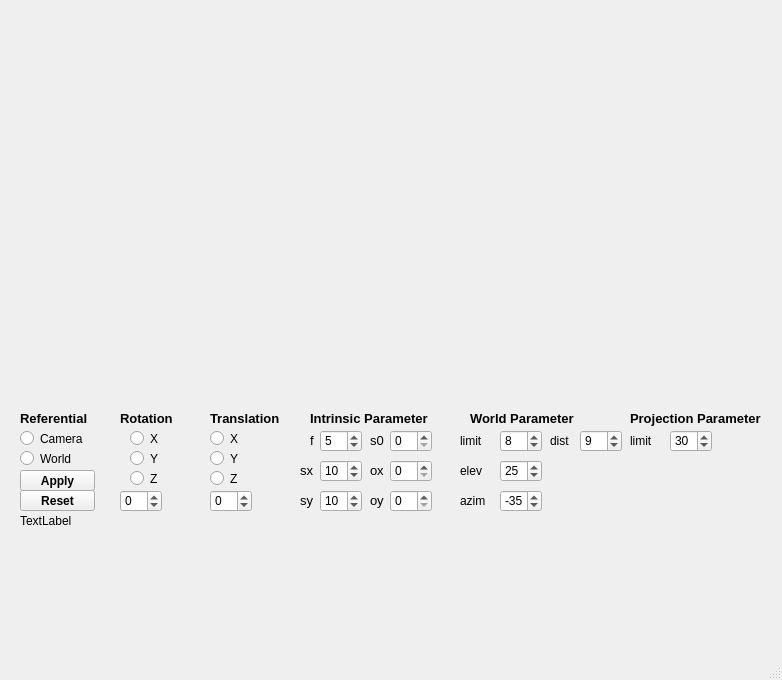
<?xml version="1.0" encoding="UTF-8"?>
<ui version="4.0">
 <class>MainWindow</class>
 <widget class="QMainWindow" name="MainWindow">
  <property name="geometry">
   <rect>
    <x>0</x>
    <y>0</y>
    <width>782</width>
    <height>680</height>
   </rect>
  </property>
  <property name="windowTitle">
   <string>MainWindow</string>
  </property>
  <widget class="QWidget" name="centralwidget">
   <widget class="QLabel" name="referential">
    <property name="geometry">
     <rect>
      <x>20</x>
      <y>410</y>
      <width>101</width>
      <height>16</height>
     </rect>
    </property>
    <property name="font">
     <font>
      <pointsize>10</pointsize>
      <weight>75</weight>
      <bold>true</bold>
     </font>
    </property>
    <property name="text">
     <string>Referential</string>
    </property>
   </widget>
   <widget class="QLabel" name="rotation">
    <property name="geometry">
     <rect>
      <x>120</x>
      <y>410</y>
      <width>61</width>
      <height>16</height>
     </rect>
    </property>
    <property name="font">
     <font>
      <pointsize>10</pointsize>
      <weight>75</weight>
      <bold>true</bold>
     </font>
    </property>
    <property name="text">
     <string>Rotation</string>
    </property>
   </widget>
   <widget class="QSpinBox" name="spinBox_rotation">
    <property name="geometry">
     <rect>
      <x>120</x>
      <y>490</y>
      <width>42</width>
      <height>22</height>
     </rect>
    </property>
    <property name="minimum">
     <number>-360</number>
    </property>
    <property name="maximum">
     <number>360</number>
    </property>
    <property name="singleStep">
     <number>10</number>
    </property>
   </widget>
   <widget class="QSpinBox" name="spinBox_traslation">
    <property name="geometry">
     <rect>
      <x>210</x>
      <y>490</y>
      <width>42</width>
      <height>22</height>
     </rect>
    </property>
    <property name="minimum">
     <number>-10</number>
    </property>
    <property name="maximum">
     <number>10</number>
    </property>
    <property name="singleStep">
     <number>1</number>
    </property>
    <property name="value">
     <number>0</number>
    </property>
   </widget>
   <widget class="QLabel" name="traslation">
    <property name="geometry">
     <rect>
      <x>210</x>
      <y>410</y>
      <width>71</width>
      <height>16</height>
     </rect>
    </property>
    <property name="font">
     <font>
      <pointsize>10</pointsize>
      <weight>75</weight>
      <bold>true</bold>
     </font>
    </property>
    <property name="text">
     <string>Translation</string>
    </property>
   </widget>
   <widget class="QLabel" name="intrinsicParameter">
    <property name="geometry">
     <rect>
      <x>310</x>
      <y>410</y>
      <width>211</width>
      <height>16</height>
     </rect>
    </property>
    <property name="font">
     <font>
      <pointsize>10</pointsize>
      <weight>75</weight>
      <bold>true</bold>
     </font>
    </property>
    <property name="text">
     <string>Intrinsic Parameter</string>
    </property>
   </widget>
   <widget class="QSpinBox" name="spinBox_f">
    <property name="geometry">
     <rect>
      <x>320</x>
      <y>430</y>
      <width>42</width>
      <height>22</height>
     </rect>
    </property>
    <property name="minimum">
     <number>-99</number>
    </property>
    <property name="value">
     <number>5</number>
    </property>
   </widget>
   <widget class="QLabel" name="f">
    <property name="geometry">
     <rect>
      <x>310</x>
      <y>430</y>
      <width>47</width>
      <height>21</height>
     </rect>
    </property>
    <property name="font">
     <font>
      <pointsize>10</pointsize>
     </font>
    </property>
    <property name="text">
     <string>f</string>
    </property>
   </widget>
   <widget class="QLabel" name="sx">
    <property name="geometry">
     <rect>
      <x>300</x>
      <y>460</y>
      <width>47</width>
      <height>21</height>
     </rect>
    </property>
    <property name="font">
     <font>
      <pointsize>10</pointsize>
     </font>
    </property>
    <property name="text">
     <string>sx</string>
    </property>
   </widget>
   <widget class="QSpinBox" name="spinBox_sx">
    <property name="geometry">
     <rect>
      <x>320</x>
      <y>460</y>
      <width>42</width>
      <height>22</height>
     </rect>
    </property>
    <property name="value">
     <number>10</number>
    </property>
   </widget>
   <widget class="QSpinBox" name="spinBox_sy">
    <property name="geometry">
     <rect>
      <x>320</x>
      <y>490</y>
      <width>42</width>
      <height>22</height>
     </rect>
    </property>
    <property name="value">
     <number>10</number>
    </property>
   </widget>
   <widget class="QLabel" name="sy">
    <property name="geometry">
     <rect>
      <x>300</x>
      <y>490</y>
      <width>51</width>
      <height>21</height>
     </rect>
    </property>
    <property name="font">
     <font>
      <pointsize>10</pointsize>
     </font>
    </property>
    <property name="text">
     <string>sy</string>
    </property>
   </widget>
   <widget class="QSpinBox" name="spinBox_s0">
    <property name="geometry">
     <rect>
      <x>390</x>
      <y>430</y>
      <width>42</width>
      <height>22</height>
     </rect>
    </property>
   </widget>
   <widget class="QLabel" name="s0">
    <property name="geometry">
     <rect>
      <x>370</x>
      <y>430</y>
      <width>47</width>
      <height>21</height>
     </rect>
    </property>
    <property name="font">
     <font>
      <pointsize>10</pointsize>
     </font>
    </property>
    <property name="text">
     <string>s0</string>
    </property>
   </widget>
   <widget class="QSpinBox" name="spinBox_ox">
    <property name="geometry">
     <rect>
      <x>390</x>
      <y>460</y>
      <width>42</width>
      <height>22</height>
     </rect>
    </property>
   </widget>
   <widget class="QLabel" name="ox">
    <property name="geometry">
     <rect>
      <x>370</x>
      <y>460</y>
      <width>47</width>
      <height>21</height>
     </rect>
    </property>
    <property name="font">
     <font>
      <pointsize>10</pointsize>
     </font>
    </property>
    <property name="text">
     <string>ox</string>
    </property>
   </widget>
   <widget class="QSpinBox" name="spinBox_oy">
    <property name="geometry">
     <rect>
      <x>390</x>
      <y>490</y>
      <width>42</width>
      <height>22</height>
     </rect>
    </property>
   </widget>
   <widget class="QLabel" name="oy">
    <property name="geometry">
     <rect>
      <x>370</x>
      <y>490</y>
      <width>47</width>
      <height>21</height>
     </rect>
    </property>
    <property name="font">
     <font>
      <pointsize>10</pointsize>
     </font>
    </property>
    <property name="text">
     <string>oy</string>
    </property>
   </widget>
   <widget class="QLabel" name="worldParameter">
    <property name="geometry">
     <rect>
      <x>470</x>
      <y>410</y>
      <width>121</width>
      <height>16</height>
     </rect>
    </property>
    <property name="font">
     <font>
      <pointsize>10</pointsize>
      <weight>75</weight>
      <bold>true</bold>
     </font>
    </property>
    <property name="text">
     <string>World Parameter</string>
    </property>
   </widget>
   <widget class="QLabel" name="projectionParameter">
    <property name="geometry">
     <rect>
      <x>630</x>
      <y>410</y>
      <width>151</width>
      <height>16</height>
     </rect>
    </property>
    <property name="font">
     <font>
      <pointsize>10</pointsize>
      <weight>75</weight>
      <bold>true</bold>
     </font>
    </property>
    <property name="text">
     <string>Projection Parameter</string>
    </property>
   </widget>
   <widget class="QLabel" name="limit">
    <property name="geometry">
     <rect>
      <x>460</x>
      <y>430</y>
      <width>31</width>
      <height>21</height>
     </rect>
    </property>
    <property name="text">
     <string>limit</string>
    </property>
   </widget>
   <widget class="QSpinBox" name="spinBox_limitWorld">
    <property name="geometry">
     <rect>
      <x>500</x>
      <y>430</y>
      <width>42</width>
      <height>22</height>
     </rect>
    </property>
    <property name="value">
     <number>8</number>
    </property>
   </widget>
   <widget class="QSpinBox" name="spinBox_elv">
    <property name="geometry">
     <rect>
      <x>500</x>
      <y>460</y>
      <width>42</width>
      <height>22</height>
     </rect>
    </property>
    <property name="minimum">
     <number>-360</number>
    </property>
    <property name="maximum">
     <number>360</number>
    </property>
    <property name="singleStep">
     <number>5</number>
    </property>
    <property name="value">
     <number>25</number>
    </property>
   </widget>
   <widget class="QLabel" name="elev">
    <property name="geometry">
     <rect>
      <x>460</x>
      <y>460</y>
      <width>31</width>
      <height>21</height>
     </rect>
    </property>
    <property name="text">
     <string>elev</string>
    </property>
   </widget>
   <widget class="QSpinBox" name="spinBox_azim">
    <property name="geometry">
     <rect>
      <x>500</x>
      <y>490</y>
      <width>42</width>
      <height>22</height>
     </rect>
    </property>
    <property name="minimum">
     <number>-360</number>
    </property>
    <property name="maximum">
     <number>360</number>
    </property>
    <property name="singleStep">
     <number>5</number>
    </property>
    <property name="value">
     <number>-35</number>
    </property>
   </widget>
   <widget class="QLabel" name="azim">
    <property name="geometry">
     <rect>
      <x>460</x>
      <y>490</y>
      <width>31</width>
      <height>21</height>
     </rect>
    </property>
    <property name="text">
     <string>azim</string>
    </property>
   </widget>
   <widget class="QSpinBox" name="spinBox_limitProjection">
    <property name="geometry">
     <rect>
      <x>670</x>
      <y>430</y>
      <width>42</width>
      <height>22</height>
     </rect>
    </property>
    <property name="singleStep">
     <number>5</number>
    </property>
    <property name="value">
     <number>30</number>
    </property>
   </widget>
   <widget class="QLabel" name="limitProction">
    <property name="geometry">
     <rect>
      <x>630</x>
      <y>430</y>
      <width>31</width>
      <height>21</height>
     </rect>
    </property>
    <property name="text">
     <string>limit</string>
    </property>
   </widget>
   <widget class="QLabel" name="world">
    <property name="geometry">
     <rect>
      <x>10</x>
      <y>10</y>
      <width>351</width>
      <height>381</height>
     </rect>
    </property>
    <property name="text">
     <string/>
    </property>
    <property name="pixmap">
     <pixmap>image/world.png</pixmap>
    </property>
    <property name="scaledContents">
     <bool>true</bool>
    </property>
   </widget>
   <widget class="QLabel" name="projection">
    <property name="geometry">
     <rect>
      <x>370</x>
      <y>10</y>
      <width>401</width>
      <height>381</height>
     </rect>
    </property>
    <property name="text">
     <string/>
    </property>
    <property name="pixmap">
     <pixmap>image/projection.png</pixmap>
    </property>
    <property name="scaledContents">
     <bool>true</bool>
    </property>
   </widget>
   <widget class="QLabel" name="camera_world">
    <property name="geometry">
     <rect>
      <x>20</x>
      <y>510</y>
      <width>211</width>
      <height>21</height>
     </rect>
    </property>
    <property name="text">
     <string>TextLabel</string>
    </property>
   </widget>
   <widget class="QSpinBox" name="spinBox_dist">
    <property name="geometry">
     <rect>
      <x>580</x>
      <y>430</y>
      <width>42</width>
      <height>22</height>
     </rect>
    </property>
    <property name="minimum">
     <number>-20</number>
    </property>
    <property name="maximum">
     <number>20</number>
    </property>
    <property name="singleStep">
     <number>1</number>
    </property>
    <property name="value">
     <number>9</number>
    </property>
   </widget>
   <widget class="QLabel" name="limitProction_2">
    <property name="geometry">
     <rect>
      <x>550</x>
      <y>430</y>
      <width>31</width>
      <height>21</height>
     </rect>
    </property>
    <property name="text">
     <string>dist</string>
    </property>
   </widget>
   <widget class="QPushButton" name="apply">
    <property name="geometry">
     <rect>
      <x>20</x>
      <y>470</y>
      <width>75</width>
      <height>21</height>
     </rect>
    </property>
    <property name="font">
     <font>
      <weight>75</weight>
      <bold>true</bold>
     </font>
    </property>
    <property name="text">
     <string>Apply</string>
    </property>
   </widget>
   <widget class="QPushButton" name="reset">
    <property name="geometry">
     <rect>
      <x>20</x>
      <y>490</y>
      <width>75</width>
      <height>21</height>
     </rect>
    </property>
    <property name="font">
     <font>
      <weight>75</weight>
      <bold>true</bold>
     </font>
    </property>
    <property name="text">
     <string>Reset</string>
    </property>
   </widget>
   <widget class="QWidget" name="widget_2" native="true">
    <property name="geometry">
     <rect>
      <x>120</x>
      <y>430</y>
      <width>161</width>
      <height>61</height>
     </rect>
    </property>
    <widget class="QRadioButton" name="radioButton_rotY">
     <property name="geometry">
      <rect>
       <x>10</x>
       <y>20</y>
       <width>82</width>
       <height>17</height>
      </rect>
     </property>
     <property name="text">
      <string>Y</string>
     </property>
    </widget>
    <widget class="QRadioButton" name="radioButton_transZ">
     <property name="geometry">
      <rect>
       <x>90</x>
       <y>40</y>
       <width>82</width>
       <height>17</height>
      </rect>
     </property>
     <property name="text">
      <string>Z</string>
     </property>
    </widget>
    <widget class="QRadioButton" name="radioButton_rotX">
     <property name="geometry">
      <rect>
       <x>10</x>
       <y>0</y>
       <width>82</width>
       <height>17</height>
      </rect>
     </property>
     <property name="text">
      <string>X</string>
     </property>
    </widget>
    <widget class="QRadioButton" name="radioButton_transX">
     <property name="geometry">
      <rect>
       <x>90</x>
       <y>0</y>
       <width>82</width>
       <height>17</height>
      </rect>
     </property>
     <property name="text">
      <string>X</string>
     </property>
    </widget>
    <widget class="QRadioButton" name="radioButton_rotZ">
     <property name="geometry">
      <rect>
       <x>10</x>
       <y>40</y>
       <width>82</width>
       <height>17</height>
      </rect>
     </property>
     <property name="text">
      <string>Z</string>
     </property>
    </widget>
    <widget class="QRadioButton" name="radioButton_transY">
     <property name="geometry">
      <rect>
       <x>90</x>
       <y>20</y>
       <width>82</width>
       <height>17</height>
      </rect>
     </property>
     <property name="text">
      <string>Y</string>
     </property>
    </widget>
   </widget>
   <widget class="QWidget" name="widget" native="true">
    <property name="geometry">
     <rect>
      <x>0</x>
      <y>430</y>
      <width>120</width>
      <height>41</height>
     </rect>
    </property>
    <widget class="QRadioButton" name="radioButton_world">
     <property name="geometry">
      <rect>
       <x>20</x>
       <y>20</y>
       <width>82</width>
       <height>17</height>
      </rect>
     </property>
     <property name="text">
      <string>World</string>
     </property>
    </widget>
    <widget class="QRadioButton" name="radioButton_camera">
     <property name="geometry">
      <rect>
       <x>20</x>
       <y>0</y>
       <width>82</width>
       <height>17</height>
      </rect>
     </property>
     <property name="text">
      <string>Camera</string>
     </property>
    </widget>
   </widget>
  </widget>
  <widget class="QMenuBar" name="menubar">
   <property name="geometry">
    <rect>
     <x>0</x>
     <y>0</y>
     <width>782</width>
     <height>22</height>
    </rect>
   </property>
  </widget>
  <widget class="QStatusBar" name="statusbar"/>
 </widget>
 <resources/>
 <connections/>
</ui>
